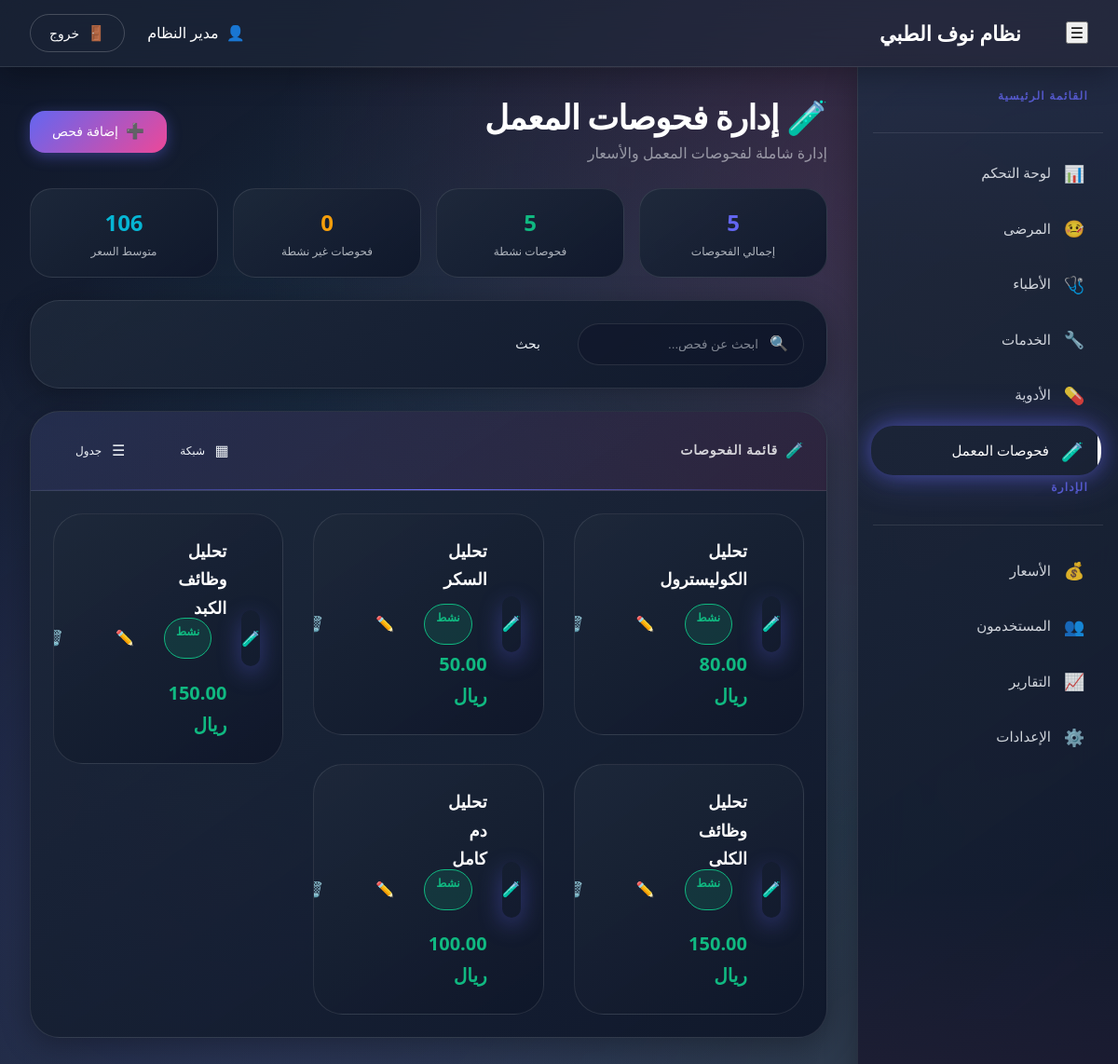
Page /pages/admin/lab_tests.php (signed in) on the committed database.
### tables this page shows
CREATE TABLE lab_tests (
    id INT AUTO_INCREMENT PRIMARY KEY,
    name VARCHAR(100) NOT NULL,
    price DECIMAL(10, 2) NOT NULL,
    description TEXT,
    is_active BOOLEAN DEFAULT TRUE,
    created_at TIMESTAMP DEFAULT CURRENT_TIMESTAMP
);

### pages/admin/lab_tests.php (the view, shortened to what this page needs)
<?php
require_once '../../config/db.php';
$lab_tests = $conn->query("SELECT * FROM lab_tests ORDER BY id DESC")->fetchAll();
$search_results = null;
$active_tests = $conn->query("SELECT COUNT(*) FROM lab_tests WHERE is_active = 1")->fetchColumn();
$total_tests = count($lab_tests);
$avg_price = $conn->query("SELECT AVG(price) FROM lab_tests WHERE is_active = 1")->fetchColumn() ?? 0;
?>
<!DOCTYPE html>
<html lang="ar" dir="rtl">
<head>
    <link href="../../assets/css/dashboardo.css" rel="stylesheet">
</head>
<body>
    <nav class="navbar">
        <div class="d-flex align-items-center gap-3">
            <button class="navbar-toggler d-lg-none" id="sidebarToggle">
                <span class="icon" data-icon="☰"></span>
            </button>
            <a class="navbar-brand" href="#">
                <span class="icon" data-icon="🏥"></span>
                <span>نظام نوف الطبي</span>
            </a>
        </div>
        <div class="user-info">
            <span class="user-name">
                <span class="icon" data-icon="👤"></span>
                <?php echo htmlspecialchars($_SESSION['full_name'] ?? 'مدير النظام'); ?>
            </span>
            <a href="../../includes/auth.php?logout=true" class="btn-logout">
                <span class="icon" data-icon="🚪"></span>
                خروج
            </a>
        </div>
    </nav>
    <nav class="sidebar" id="sidebar">
        <div class="nav-header">
            <h6>القائمة الرئيسية</h6>
        </div>
        <ul class="nav flex-column">
            <li class="nav-item"><a class="nav-link" href="dashboard.php"><span class="icon" data-icon="📊"></span>لوحة التحكم</a></li>
            <li class="nav-item"><a class="nav-link" href="patients.php"><span class="icon" data-icon="🤒"></span>المرضى</a></li>
            <li class="nav-item"><a class="nav-link" href="doctors.php"><span class="icon" data-icon="🩺"></span>الأطباء</a></li>
            <li class="nav-item"><a class="nav-link" href="services.php"><span class="icon" data-icon="🔧"></span>الخدمات</a></li>
            <li class="nav-item"><a class="nav-link" href="medicines.php"><span class="icon" data-icon="💊"></span>الأدوية</a></li>
            <li class="nav-item"><a class="nav-link active" href="lab_tests.php"><span class="icon" data-icon="🧪"></span>فحوصات المعمل</a></li>
            <div class="nav-header mt-3"><h6>الإدارة</h6></div>
            <li class="nav-item"><a class="nav-link" href="prices.php"><span class="icon" data-icon="💰"></span>الأسعار</a></li>
            <li class="nav-item"><a class="nav-link" href="users.php"><span class="icon" data-icon="👥"></span>المستخدمون</a></li>
            <li class="nav-item"><a class="nav-link" href="reports.php"><span class="icon" data-icon="📈"></span>التقارير</a></li>
            <li class="nav-item"><a class="nav-link" href="settings.php"><span class="icon" data-icon="⚙️"></span>الإعدادات</a></li>
        </ul>
    </nav>
    <main>
        <div class="d-flex justify-content-between align-items-center mb-4 flex-wrap gap-3">
            <div>
                <h1 class="mb-1">🧪 إدارة فحوصات المعمل</h1>
                <p class="text-muted mb-0">إدارة شاملة لفحوصات المعمل والأسعار</p>
            </div>
            <button class="btn btn-primary" data-bs-toggle="modal" data-bs-target="#addLabTestModal">
                <span class="icon" data-icon="➕"></span>
                إضافة فحص
            </button>
        </div>
        <div class="stats-row">
            <div class="stat-mini">
                <div class="value" style="color: var(--primary)"><?php echo $total_tests; ?></div>
                <div class="label">إجمالي الفحوصات</div>
            </div>
            <div class="stat-mini">
                <div class="value" style="color: var(--success)"><?php echo $active_tests; ?></div>
                <div class="label">فحوصات نشطة</div>
            </div>
            <div class="stat-mini">
                <div class="value" style="color: var(--warning)"><?php echo $total_tests - $active_tests; ?></div>
                <div class="label">فحوصات غير نشطة</div>
            </div>
            <div class="stat-mini">
                <div class="value" style="color: var(--info)"><?php echo number_format($avg_price, 0); ?></div>
                <div class="label">متوسط السعر</div>
            </div>
        </div>
        <div class="card mb-4 animate-slide-in">
            <div class="card-body">
                <form method="GET" action="" class="d-flex gap-3 flex-wrap">
                    <div class="search-glass">
                        <span class="icon" data-icon="🔍"></span>
                        <input type="text" name="search" placeholder="ابحث عن فحص..." value="<?php echo isset($_GET['search']) ? htmlspecialchars($_GET['search']) : ''; ?>">
                    </div>
                    <button type="submit" class="btn btn-outline">بحث</button>
                </form>
            </div>
        </div>
        <div class="card animate-slide-in stagger-1">
            <div class="card-header d-flex justify-content-between align-items-center">
                <h6><span class="icon" data-icon="🧪"></span>قائمة الفحوصات</h6>
                <div class="d-flex gap-2">
                    <button class="btn btn-outline btn-sm" onclick="toggleView('grid')">
                        <span class="icon" data-icon="▦"></span> شبكة
                    </button>
                    <button class="btn btn-outline btn-sm" onclick="toggleView('table')">
                        <span class="icon" data-icon="☰"></span> جدول
                    </button>
                </div>
            </div>
            <div class="card-body">
                <div id="gridView" class="row g-3">
                    <?php
                    $display_tests = $search_results ?? $lab_tests;
                    if(empty($display_tests)):
                    ?>
                    <div class="col-12 text-center py-5">
                        <div class="icon" style="font-size: 3rem; opacity: 0.3" data-icon="🧪"></div>
                        <p class="text-muted mt-3">لا توجد فحوصات لعرضها</p>
                        <button class="btn btn-primary mt-2" data-bs-toggle="modal" data-bs-target="#addLabTestModal">
                            <span class="icon" data-icon="➕"></span> إضافة أول فحص
                        </button>
                    </div>
                    <?php else: foreach($display_tests as $test): ?>
                    <div class="col-xl-4 col-md-6">
                        <div class="test-card d-flex align-items-center gap-3">
                            <div class="test-icon">
                                <span class="icon" data-icon="🧪"></span>
                            </div>
                            <div class="test-info">
                                <div class="test-name"><?php echo htmlspecialchars($test['name']); ?></div>
                                <div class="test-price"><?php echo number_format($test['price'], 2); ?> ريال</div>
                            </div>
                            <div class="d-flex flex-column gap-2">
                                <span class="status-badge <?php echo $test['is_active'] ? 'active' : 'inactive'; ?>">
                                    <?php echo $test['is_active'] ? 'نشط' : 'غير نشط'; ?>
                                </span>
                                <button class="btn btn-outline btn-sm" onclick="openEditModal(<?php echo htmlspecialchars(json_encode($test)); ?>)">
                                    <span class="icon" data-icon="✏️"></span>
                                </button>
                                <button class="btn btn-outline text-danger btn-sm" onclick="confirmDelete(<?php echo $test['id']; ?>, '<?php echo htmlspecialchars($test['name']); ?>')">
                                    <span class="icon" data-icon="🗑️"></span>
                                </button>
                            </div>
                        </div>
                    </div>
                    <?php endforeach; endif; ?>
                </div>
            </div>
        </div>
    </main>
</body>
</html>

### pages/admin/lab_tests.php (style rules this page uses)
.test-card { background: var(--bg-card); border: var(--glass-border); border-radius: var(--radius-xl); padding: 1.5rem; transition: var(--transition); position: relative; overflow: hidden; }
.test-card::before { content: ''; position: absolute; top: 0; right: 0; width: 4px; height: 100%; background: var(--gradient-primary); opacity: 0; transition: var(--transition); }
.test-icon { width: 60px; height: 60px; border-radius: var(--radius-lg); background: var(--gradient-primary); display: flex; align-items: center; justify-content: center; font-size: 1.5rem; color: #fff; box-shadow: 0 8px 24px var(--primary-glow); }
.test-info { flex: 1; min-width: 0; }
.test-name { font-size: 1.125rem; font-weight: 700; color: #fff; margin-bottom: 0.25rem; }
.test-price { font-size: 1.25rem; font-weight: 700; color: var(--success); }
.status-badge { padding: 0.25rem 0.75rem; border-radius: var(--radius-full); font-size: 0.75rem; font-weight: 600; }
.status-badge.active { background: rgba(16, 185, 129, 0.15); color: var(--success); border: 1px solid var(--success); }
.search-glass { background: rgba(15, 23, 42, 0.6); border: var(--glass-border); border-radius: var(--radius-lg); padding: 0.5rem 1rem; display: flex; align-items: center; gap: 0.75rem; max-width: 400px; }
.search-glass input { background: transparent; border: none; color: #fff; width: 100%; outline: none; }
.search-glass input::placeholder { color: rgba(241, 245, 249, 0.5); }
.stats-row { display: grid; grid-template-columns: repeat(auto-fit, minmax(160px, 1fr)); gap: 1rem; margin-bottom: 1.5rem; }
.stat-mini { background: var(--bg-card); border: var(--glass-border); border-radius: var(--radius-lg); padding: 1rem; text-align: center; }
.stat-mini .value { font-size: 1.5rem; font-weight: 700; color: #fff; }
.stat-mini .label { font-size: 0.75rem; color: rgba(241, 245, 249, 0.7); }

### rows in the picture
lab_tests: name "تحليل الكوليسترول", price "80.00", is_active "نشط"
lab_tests: name "تحليل السكر", price "50.00", is_active "نشط"
lab_tests: name "تحليل وظائف الكبد", price "150.00", is_active "نشط"
lab_tests: name "تحليل وظائف الكلى", price "150.00", is_active "نشط"
lab_tests: name "تحليل دم كامل", price "100.00", is_active "نشط"

### other values in the picture
$_SESSION['full_name'] "مدير النظام"
$total_tests "5"
$active_tests "5"
$total_tests - $active_tests "0"
$avg_price "106"
